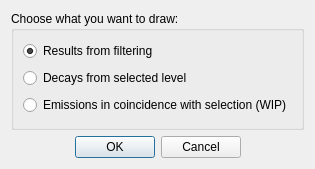
<?xml version="1.0" encoding="UTF-8"?>
<ui version="4.0">
 <class>drawingChoiceDlg</class>
 <widget class="QDialog" name="drawingChoiceDlg">
  <property name="geometry">
   <rect>
    <x>0</x>
    <y>0</y>
    <width>305</width>
    <height>169</height>
   </rect>
  </property>
  <property name="windowTitle">
   <string>Drawing Options</string>
  </property>
  <layout class="QVBoxLayout" name="verticalLayout">
   <item>
    <widget class="QGroupBox" name="groupBox">
     <property name="title">
      <string>Choose what you want to draw:</string>
     </property>
     <layout class="QVBoxLayout" name="verticalLayout_5">
      <item>
       <widget class="QRadioButton" name="rb_filtered">
        <property name="text">
         <string>Results from filtering</string>
        </property>
        <property name="checked">
         <bool>true</bool>
        </property>
       </widget>
      </item>
      <item>
       <widget class="QRadioButton" name="rb_lvlSelected">
        <property name="text">
         <string>Decays from selected level</string>
        </property>
        <property name="checked">
         <bool>false</bool>
        </property>
       </widget>
      </item>
      <item>
       <widget class="QRadioButton" name="rb_gamSelected">
        <property name="text">
         <string>Emissions in coincidence with selection (WIP)</string>
        </property>
       </widget>
      </item>
     </layout>
    </widget>
   </item>
   <item>
    <widget class="QDialogButtonBox" name="buttonBox">
     <property name="orientation">
      <enum>Qt::Orientation::Horizontal</enum>
     </property>
     <property name="standardButtons">
      <set>QDialogButtonBox::StandardButton::Cancel|QDialogButtonBox::StandardButton::Ok</set>
     </property>
     <property name="centerButtons">
      <bool>true</bool>
     </property>
    </widget>
   </item>
  </layout>
 </widget>
 <resources/>
 <connections>
  <connection>
   <sender>buttonBox</sender>
   <signal>accepted()</signal>
   <receiver>drawingChoiceDlg</receiver>
   <slot>accept()</slot>
   <hints>
    <hint type="sourcelabel">
     <x>248</x>
     <y>254</y>
    </hint>
    <hint type="destinationlabel">
     <x>157</x>
     <y>274</y>
    </hint>
   </hints>
  </connection>
  <connection>
   <sender>buttonBox</sender>
   <signal>rejected()</signal>
   <receiver>drawingChoiceDlg</receiver>
   <slot>reject()</slot>
   <hints>
    <hint type="sourcelabel">
     <x>316</x>
     <y>260</y>
    </hint>
    <hint type="destinationlabel">
     <x>286</x>
     <y>274</y>
    </hint>
   </hints>
  </connection>
 </connections>
</ui>
